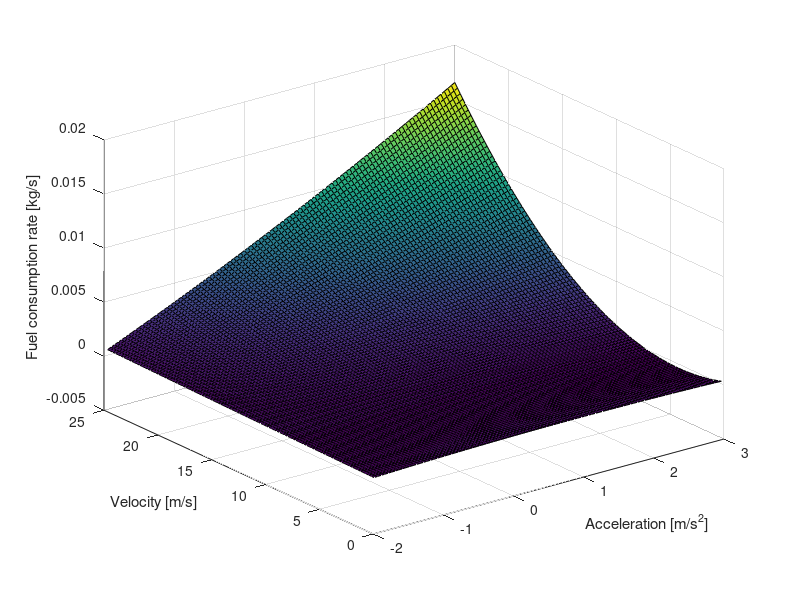

This figure's MATLAB source:
% x = -4:1:4;             % The range of x values.
% y = -4:1:4;             % The range of y values.
% [X,Y] = meshgrid (x,y); % This generates the actual grid of x and y values.
% Z=Y.^2+X.^2;            % The function we're plotting.
% surf(X,Y,Z)
clear all;
w1 = 0.442*(10^(-6));
w2 = -5.67*(10^(-6));
w3 = 1.166*(10^(-6));
w4 = 39.269*(10^(-6));
w5 = 58.284*(10^(-6));
w6 = 19.279*(10^(-6));
w7 = 82.426*(10^(-6));
w8 = 185.36*(10^(-6));
%v = [12;15;18;21;24;27];
v_min = 0;
v_max = 25;
a_max = 3;
a_min = -2;
a1 = zeros(100,1);
v1 = zeros(100,1);
fuel = zeros(100,100);
for i =1:100
    v1(i) = v_min + i*((v_max-v_min)/100);    
    for j=1:100
        a1(j) = a_min + j*((a_max-a_min)/100);
        v = v1(i);
        a= a1(j);
        fuel(j,i) = w1 * (v^2) + w2 * (a^2) + w3 * (v^2) * a + w4 * v * (a^2) + w5 * v * a + w6 * v + w7 * a + w8;
    end
end
%[V,A] = meshgrid(v,a);
%Z = w1 * (V.^2) + w2 * (A.^2) + w3 * (V.^2) * A + w4 * V * (A.^2) + w5 * V * A + w6 * V + w7 * A + w8;

surf(a1,v1,fuel)
xlabel('Acceleration [m/s^2]');
ylabel('Velocity [m/s]');
zlabel('Fuel consumption rate [kg/s]');
axis([-2 3 0 25 -5*10^-3 20*10^-3]);